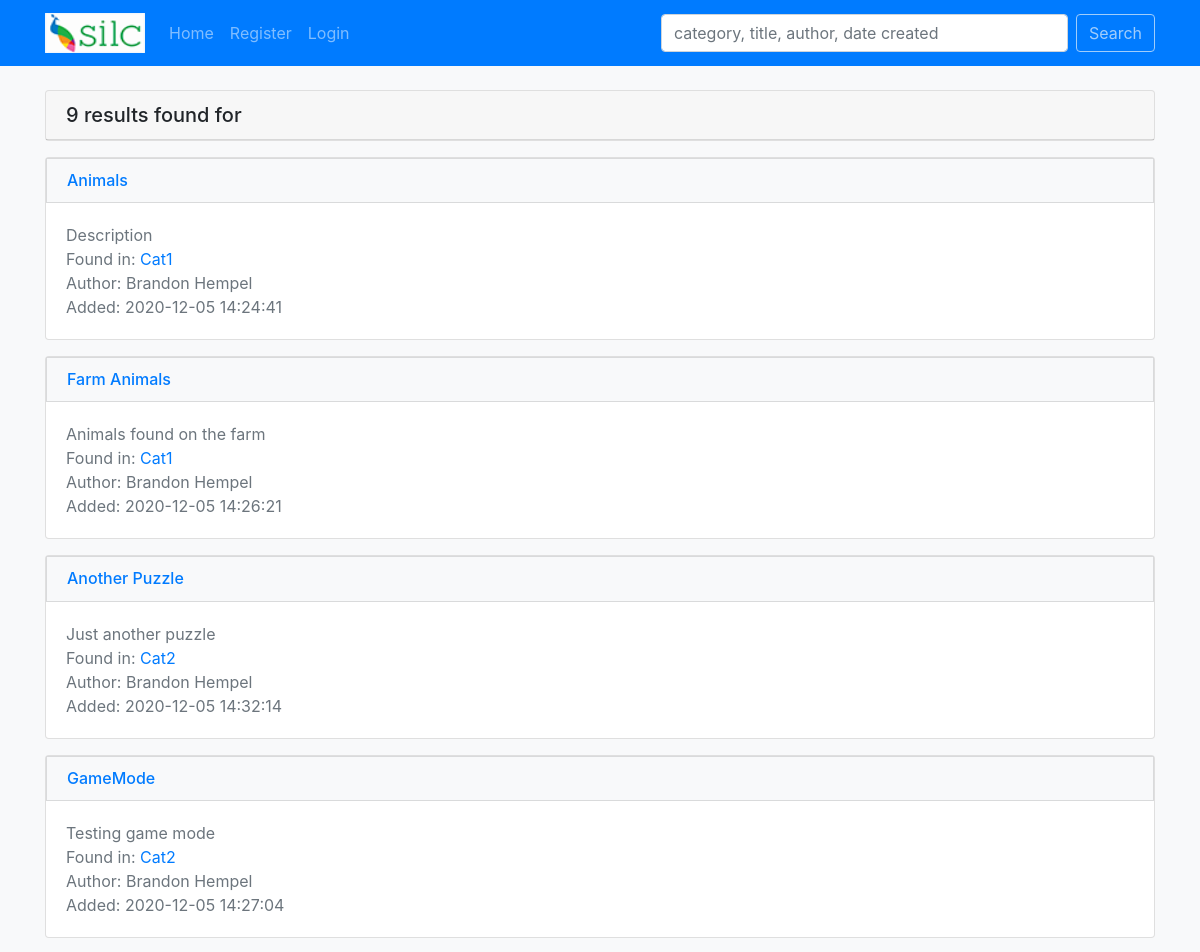
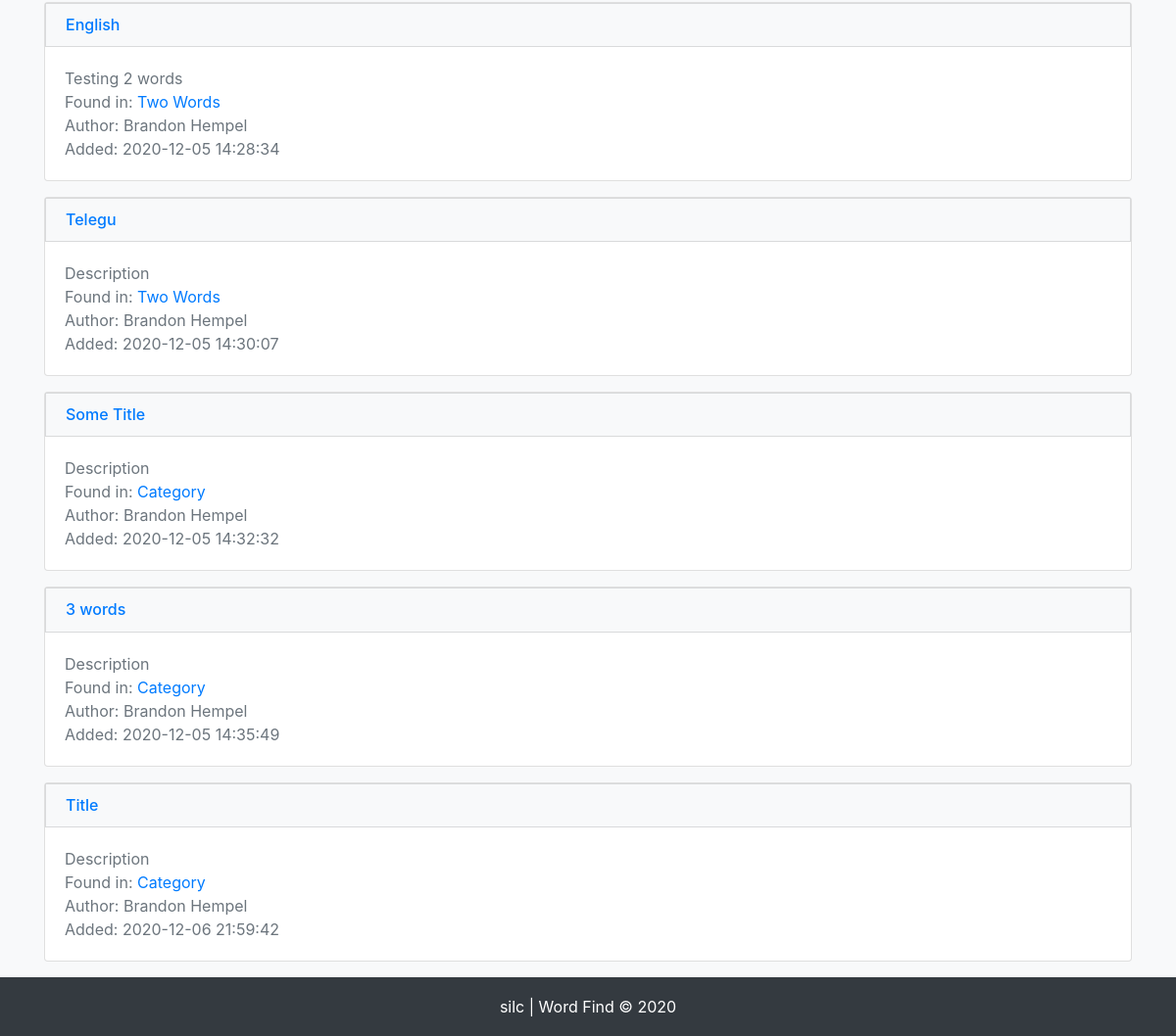
Screenshot of /search.php with the database file from the repository (2 pictures, top to bottom).
### tables this page shows
CREATE TABLE `puzzles` (
  `puzzle_id` int(11) NOT NULL,
  `cat_id` varchar(255) NOT NULL,
  `title` varchar(255) NOT NULL,
  `description` varchar(255) NOT NULL,
  `user_id` int(11) NOT NULL,
  `created_on` timestamp NOT NULL DEFAULT current_timestamp(),
  `language` varchar(255) NOT NULL,
  `word_direction` varchar(255) NOT NULL,
  `height` int(11) NOT NULL DEFAULT 10,
  `width` int(11) NOT NULL DEFAULT 10,
  `share_chars` tinyint(1) NOT NULL,
  `filler_char_types` varchar(255) NOT NULL,
  `char_bank` longtext NOT NULL CHECK (json_valid(`char_bank`)),
  `word_bank` longtext NOT NULL CHECK (json_valid(`word_bank`)),
  `board` longtext NOT NULL CHECK (json_valid(`board`)),
  `solution_directions` longtext NOT NULL CHECK (json_valid(`solution_directions`)),
  `answer_coordinates` longtext NOT NULL CHECK (json_valid(`answer_coordinates`))
);

CREATE TABLE `categories` (
  `cat_id` int(11) NOT NULL,
  `cat_name` varchar(255) NOT NULL
);

CREATE TABLE `users` (
  `user_id` int(11) NOT NULL,
  `first_name` varchar(30) NOT NULL,
  `last_name` varchar(30) NOT NULL,
  `email` varchar(75) NOT NULL,
  `password` varchar(200) NOT NULL,
  `active` varchar(10) NOT NULL DEFAULT 'yes',
  `role` varchar(20) NOT NULL DEFAULT 'student',
  `modified_time` timestamp NOT NULL DEFAULT current_timestamp(),
  `created_time` timestamp NOT NULL DEFAULT current_timestamp()
);

### helpers/functions.php (called while the page is built, shortened)
<?php
    function search($pdo){
        $data = [
            'query' => trim($_POST['query']),
        ];
        $sql = "SELECT categories.cat_id, puzzle_id, cat_name, title, description, created_on, users.first_name, users.last_name
                FROM puzzles
                INNER JOIN categories
                ON puzzles.cat_id = categories.cat_id
                INNER JOIN users
                ON users.user_id = puzzles.user_id
                WHERE cat_name LIKE '%' :query '%'
                OR title LIKE '%' :query '%'
                OR users.first_name LIKE '%' :query '%'
                OR users.last_name LIKE '%' :query '%'
                OR CONCAT(users.first_name, ' ', users.last_name) LIKE '%' :query '%'
                OR created_on LIKE '%' :query '%'
                ORDER BY categories.cat_id
        ";
        $stmt = $pdo->prepare($sql);
        $stmt->execute([':query' => $data['query']]);
        return $stmt->fetchAll();
    }

### search.php (the view, shortened to what this page needs)
<?php
    include 'includes/header.php';
    $query = search($pdo);
?>
    <div class="card mt-4">
            <?php if(sizeof($query) == 0):?>
                <h5 class="card-header">I Found Nothing</h5>
    </div>
    <div class="alert alert-danger alert-dismissible fade show mt-2" role="alert">
        <strong>Nope!</strong> This is where I would normally display what you're looking for, but I don't have what you're looking for.
        <button type="button" class="close" data-dismiss="alert" aria-label="Close">
            <span aria-hidden="true">&times;</span>
        </button>
    </div>
            <?php else: ?>
            <?php
            $result = 'results';
            echo '<h5 class="card-header">' . sizeof($query) . ' ' . $result . ' found for ' . $_POST['query'] . '</h5></div>';
        endif;
            ?>
    <?php foreach($query as $puzzle): ?>
    <div class="card mt-3">
        <div class="list-group">
            <h6 class="mb-0"><a href="puzzle.php?puzzleId=<?php echo $puzzle->puzzle_id; ?>" class="list-group-item list-group-item-action bg-light text-primary"><?php echo $puzzle->title; ?></a></h6>
            <div class="card-body">
                <p class="card-text text-muted">
                    <?php echo $puzzle->description; ?>
                    <br>Found in: <a href="category.php?categoryId=<?php echo $puzzle->cat_id; ?>" class="card-link"><?php echo $puzzle->cat_name; ?></a>
                    <br>Author: <?php echo $puzzle->first_name . ' ' . $puzzle->last_name; ?>
                    <br>Added: <?php echo $puzzle->created_on; ?>
                </p>
            </div>
        </div>
    </div>
    <?php endforeach; ?>
<?php include('includes/footer.php'); ?>

### rows the page displays
puzzles: title "Animals", description "Description", cat.cat_name "Cat1", user.first_name "Brandon", user.last_name "Hempel", created_on "2020-12-05 14:24:41"
puzzles: title "Farm Animals", description "Animals found on the farm", cat.cat_name "Cat1", user.first_name "Brandon", user.last_name "Hempel", created_on "2020-12-05 14:26:21"
puzzles: title "Another Puzzle", description "Just another puzzle", cat.cat_name "Cat2", user.first_name "Brandon", user.last_name "Hempel", created_on "2020-12-05 14:32:14"
puzzles: title "GameMode", description "Testing game mode", cat.cat_name "Cat2", user.first_name "Brandon", user.last_name "Hempel", created_on "2020-12-05 14:27:04"
puzzles: title "English", description "Testing 2 words", cat.cat_name "Two Words", user.first_name "Brandon", user.last_name "Hempel", created_on "2020-12-05 14:28:34"
puzzles: title "Telegu", description "Description", cat.cat_name "Two Words", user.first_name "Brandon", user.last_name "Hempel", created_on "2020-12-05 14:30:07"
puzzles: title "Some Title", description "Description", cat.cat_name "Category", user.first_name "Brandon", user.last_name "Hempel", created_on "2020-12-05 14:32:32"
puzzles: title "3 words", description "Description", cat.cat_name "Category", user.first_name "Brandon", user.last_name "Hempel", created_on "2020-12-05 14:35:49"
puzzles: title "Title", description "Description", cat.cat_name "Category", user.first_name "Brandon", user.last_name "Hempel", created_on "2020-12-06 21:59:42"

### other values shown
sizeof($query) "9"
$result "results"
